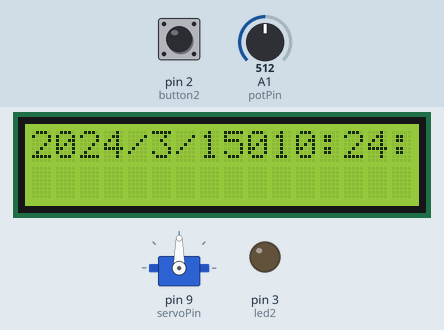
Simulated run of this sketch. Board: Arduino Uno, built with avr-gcc and run on an emulated ATmega328P. On the bench: 16×2 character LCD, servo, output pins drawn as LEDs (lit = HIGH). The test bench sets the inputs (shaded band); at power-on: A1 (potPin) = 512, pin 2 (button2) HIGH. The local clock reads 2024-03-15 10:24:30 at power-on unless the sketch sets it; what the sketch prints to the serial monitor is not drawn.

Above: at 3.2 s.
3.3 s: A1 (potPin) set to 716
At 4.7 s:
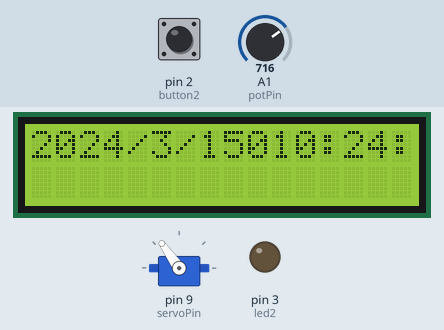
6.3 s: pin 2 (button2) pulled LOW for 2.6 s
At 8.7 s:
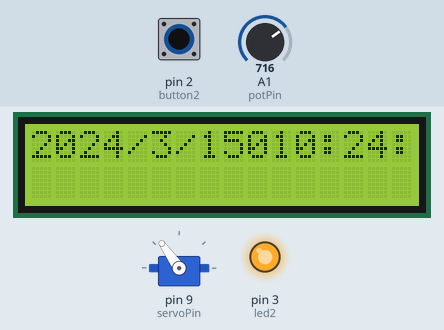
11.6 s: A1 (potPin) set to 900
At 12.8 s:
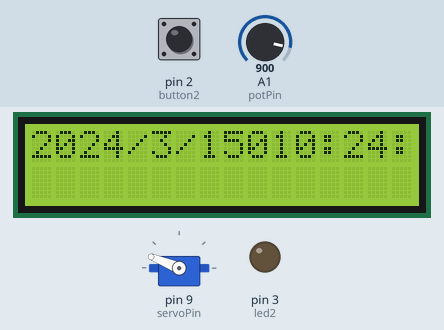
14.6 s: pin 2 (button2) pulled LOW for 2.6 s
At 16.8 s:
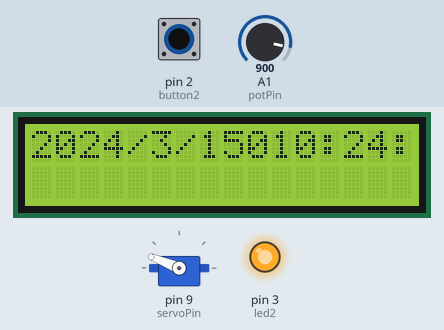
19.7 s: A1 (potPin) set to 1023
At 21.0 s:
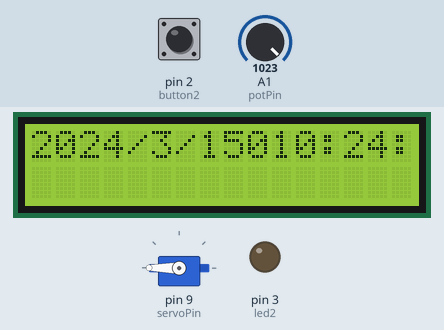
22.7 s: pin 2 (button2) pulled LOW for 2.6 s
At 25.0 s:
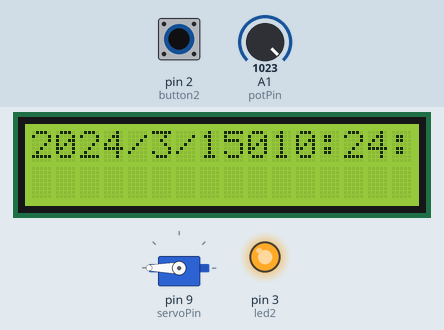
Timing chart, 0 to 27.8 s (numbered marks = the images above; inputs shaded):
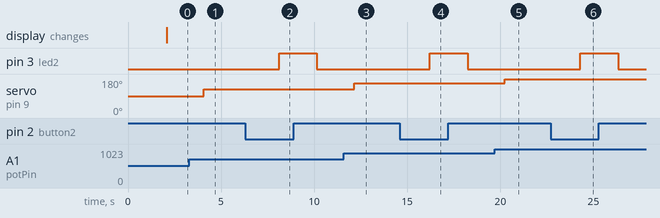

Measured:
- after the input at 3.3 s, servo on pin 9 (servoPin): 90° → 125° after 0.77 s
- after the input at 6.3 s, pin 3 (led2): LOW → HIGH after 1.8 s, → LOW 2.0 s later
- after the input at 11.6 s, servo on pin 9 (servoPin): 125° → 158° after 0.56 s
- after the input at 14.6 s, pin 3 (led2): LOW → HIGH after 1.6 s, → LOW 2.0 s later
- after the input at 19.7 s, servo on pin 9 (servoPin): 158° → 180° after 0.55 s
- after the input at 22.7 s, pin 3 (led2): LOW → HIGH after 1.6 s, → LOW 2.0 s later

The sketch:

chambre2.ino
```cpp
#include <Wire.h>
#include <RTClib.h>
#include <LiquidCrystal.h>
const int button2=2;
const int led2=3;
LiquidCrystal lcd(12,11,7,6,5,4);
RTC_DS3231 rtc;
#include <Servo.h>
// Define the servo motor and potentiometer pins
const int servoPin = 9;  // You can use any digital pin
const int potPin = A1;   // Connect potentiometer to analog pin A0
Servo myServo;  // Create a servo object
void setup() {
  lcd.begin(16,2);
  lcd.print("IE4");
  delay(2000);
  // Attach the servo to the specified pin
  myServo.attach(servoPin);
  Serial.begin(9600);
 pinMode(button2, INPUT_PULLUP);
 pinMode(led2, OUTPUT);
}
void loop() {
 DateTime now = rtc.now();
lcd.clear();
lcd.print(now.year(),DEC);
lcd.print('/');
lcd.print(now.month(),DEC);
lcd.print('/');
lcd.print(now.day(),DEC);
lcd.print(0,1);
lcd.print(now.hour(),DEC);
lcd.print(':');
lcd.print(now.minute(),DEC);
lcd.print(':');
lcd.print(now.second(),DEC);
delay(2000);

// Read the potentiometer value (0 to 1023)
  int potValue = analogRead(potPin);

  // Map the potentiometer value to the servo angle (0 to 180)
  int servoAngle = map(potValue, 0, 1023, 0, 180);

  // Move the servo to the calculated angle
  myServo.write(servoAngle);

  // Add a delay for smoother movement (adjust as needed)
  delay(15);
int etat_button_2=digitalRead(button2);
  if(etat_button_2==LOW){
    Serial.println("1");
    digitalWrite(led2, HIGH) ;
     }
     if(etat_button_2==HIGH){
      Serial.println("0");
      digitalWrite(led2, LOW);     }}
```
